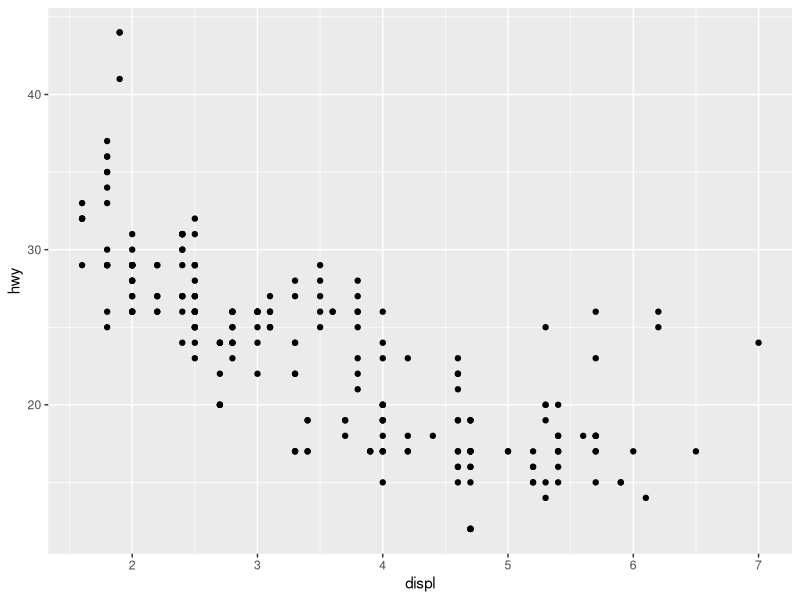
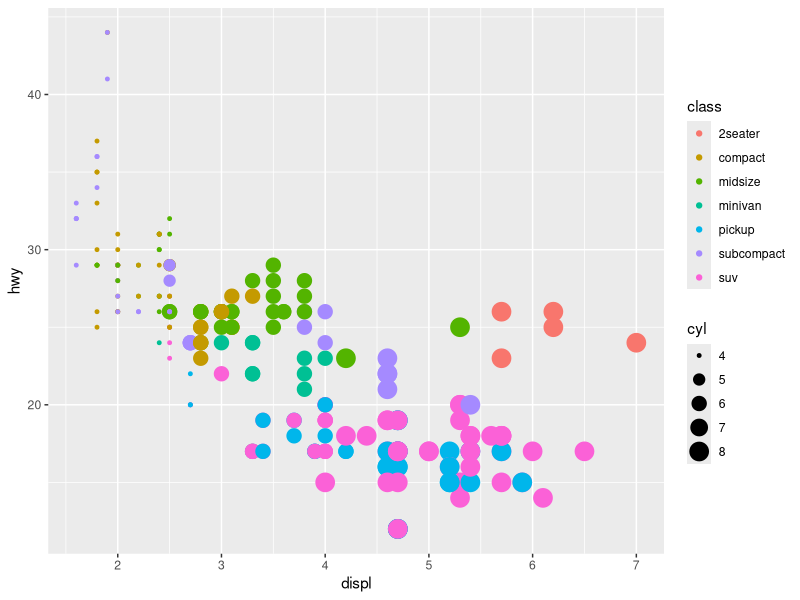
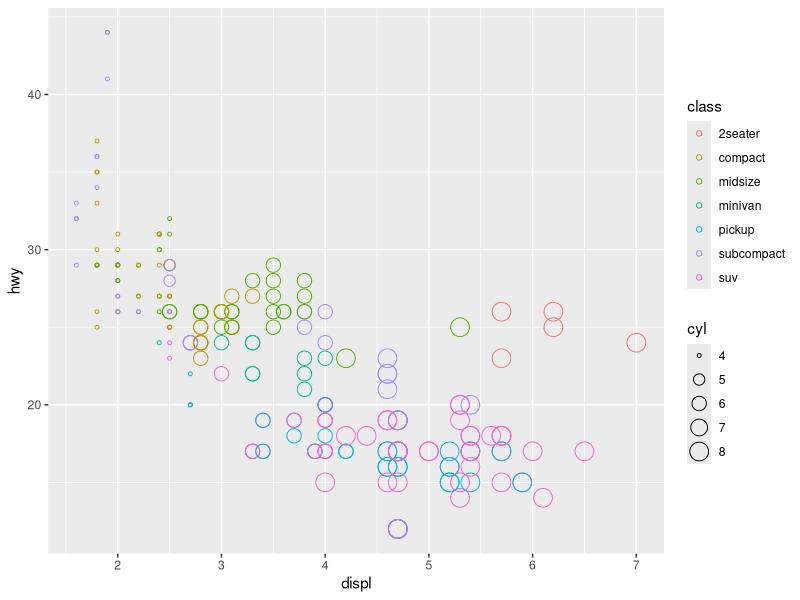
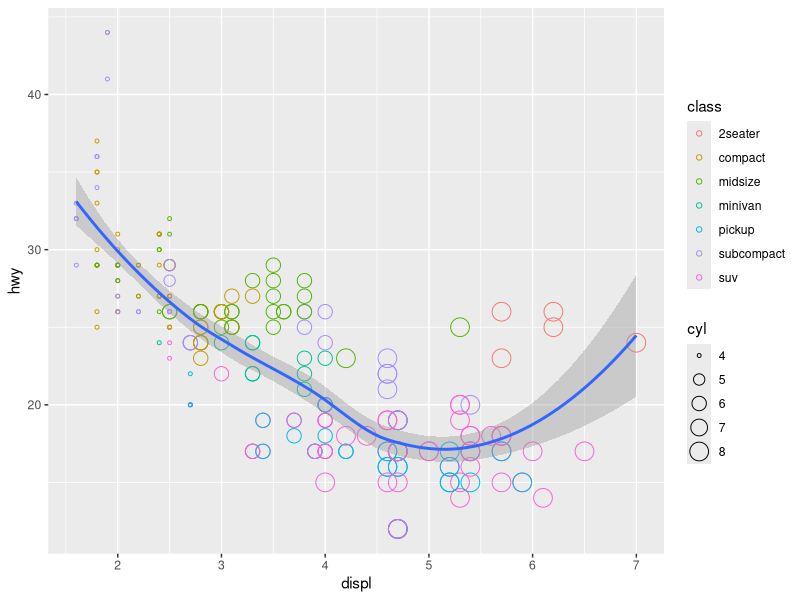
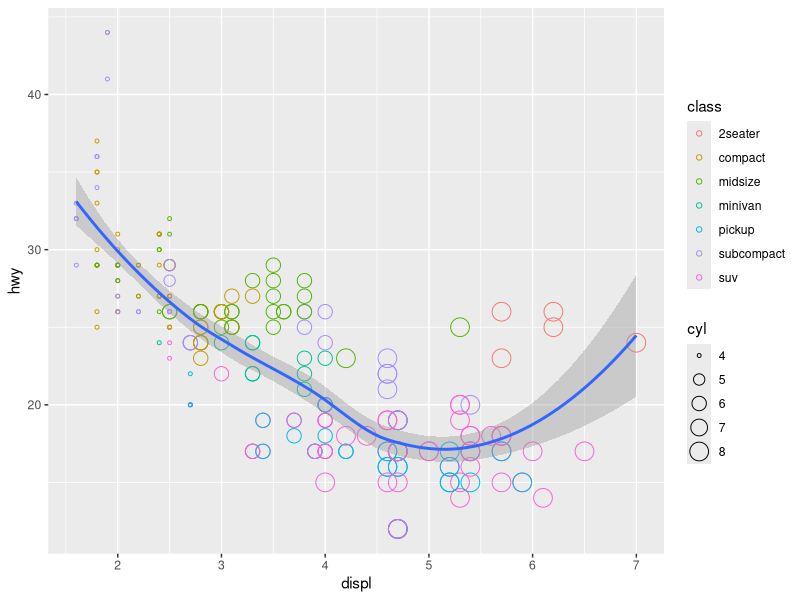
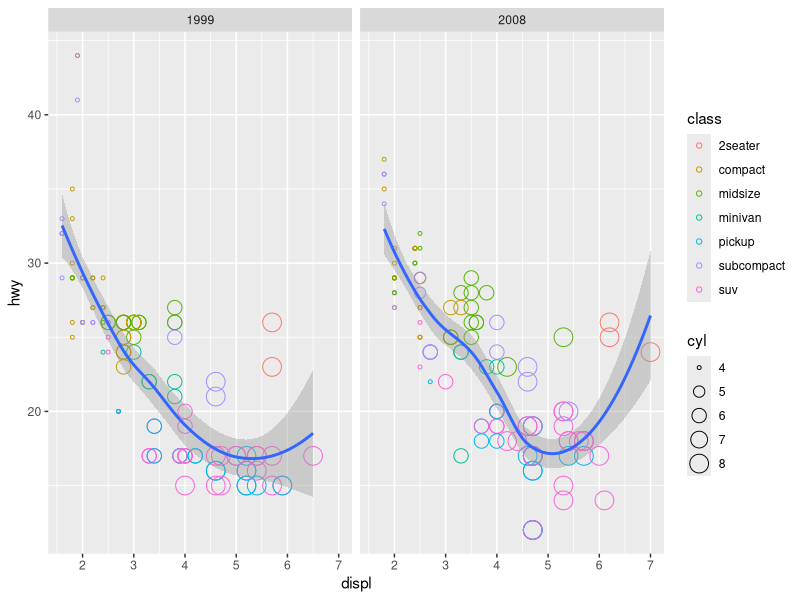
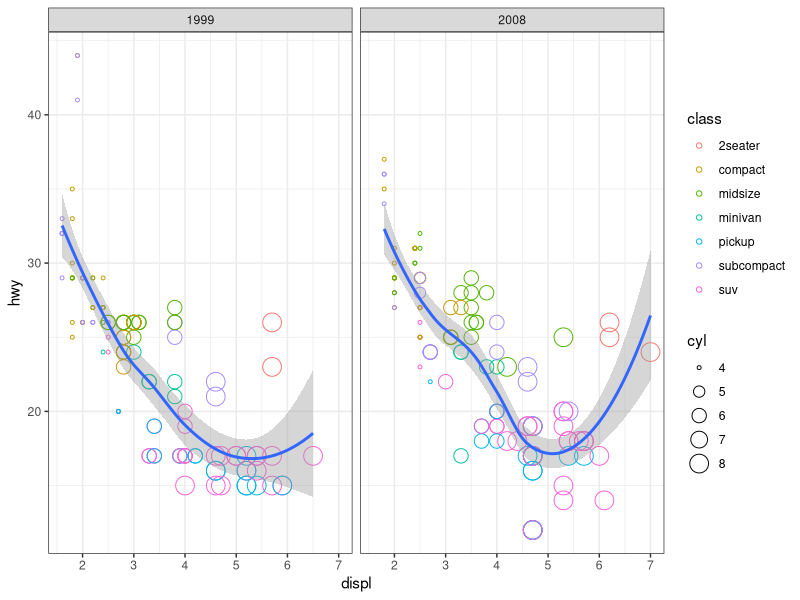
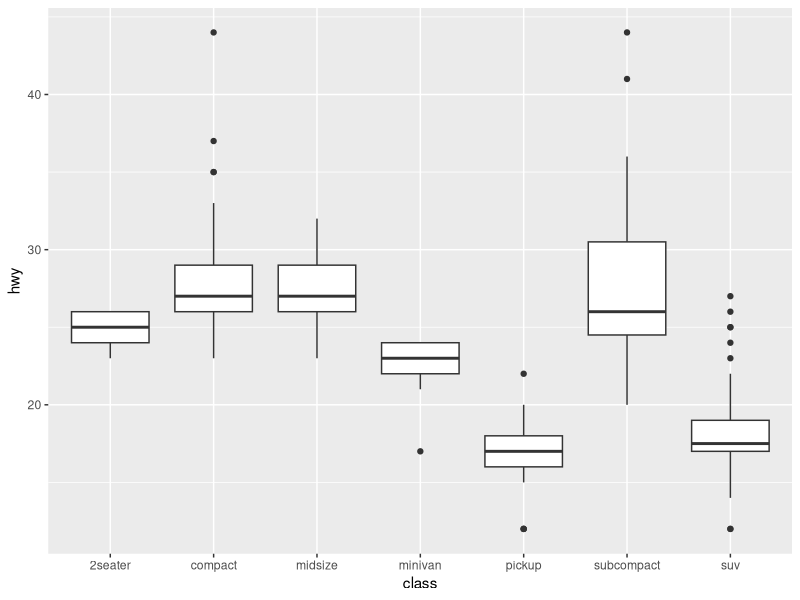

Write R code to recreate these figures, in order.
#### Data Visualization with ggplot #####

#load packages
library(tidyverse)

#Basic Structure of ggplot command
#ggplot(data = <DATA>) +  ## Telling R you are using ggplot, Telling object name where data is stored
#<GEOM_FUNCTION>(         ## Adding layer for type of ggplot
# mapping = aes(<MAPPINGS>), ## Specifying variables
  # stat = <STAT>,        ## Perform statistical transformation
 # position = <POSITION>  ## Perform a position adjustment
#) +
 # <COORDINATE_FUNCTION> + ## Change default coordinate system
 # <FACET_FUNCTION> +     ## Make faceted graph
 # <THEME_FUNCTION>       ## Change style of graph


# Inspect our data frame
## A few ways to do this:

#type name of data frame
cars
# View()
View(mpg)
# head() and tail()
head(mpg)
tail(mpg)
# ?

# str(), is(), dim(), colnames(), summary()
str(mpg)

## Simple Scatter plot
ggplot(data=mpg) +
  geom_point(mapping= aes(x=displ, y=hwy))

## Make size of points correspond to number of cylinders, and color correspond to type of car
ggplot(data = mpg) + 
  geom_point(mapping = aes(x=displ, y=hwy, color=class, size=cyl))

## Change the shape of the points
ggplot(data = mpg) + 
  geom_point(mapping = aes(x=displ, y=hwy, color=class, size=cyl), shape=1)

# Overlay two geometric objects (smoothing line)
ggplot(data = mpg) + 
  geom_point(mapping = aes(x=displ, y=hwy, color=class, size=cyl), shape=1) +
  geom_smooth(mapping = aes(x=displ, y=hwy))

#We can move the variables to the ggplot argument so we don't have to type them twice
ggplot(data = mpg, mapping = aes(x=displ, y=hwy)) + 
  geom_point(mapping = aes(color=class, size=cyl), shape=1) +
  geom_smooth()

#Display different year in different facets
ggplot(data = mpg, mapping = aes(x=displ, y=hwy)) + 
  geom_point(mapping = aes(color=class, size=cyl), shape=1) +
  geom_smooth() +
  facet_wrap(~year, nrow=1)

#Adjust figure size using chunk option in RMarkdown (I'm currently in a script so I will skip)
#Would use fig.height and fig.width

#Change the theme of the graph
ggplot(data = mpg, mapping = aes(x=displ, y=hwy)) + 
  geom_point(mapping = aes(color=class, size=cyl), shape=1) +
  geom_smooth() +
  facet_wrap(~year, nrow=1) +
  theme_bw()

####Important Arguments and Functions to Know ####
## Geometries

#geom_point

#geom_boxplot
ggplot(data = mpg) +
  geom_boxplot(mapping = aes(x=class, y=hwy))

#geom_bar
ggplot(mpg) +
  geom_bar(aes(x=class))

#geom_histogram
ggplot(mpg) +
  geom_histogram(aes(x=hwy))

#geom_density
ggplot(mpg) +
  geom_density(aes(x=hwy))

#geom_smooth (displayed linearly, and w/o confidence interval)
ggplot(mpg, aes(x=displ, y=hwy))+
  geom_point() +
  geom_smooth(method="lm", se=F)

#geom_text (with cyl as the label)
ggplot(mpg, aes(x=displ, y=hwy))+
  geom_text(aes(label=cyl))

#geom_label (model as the label but only label points with hwy > 40)
ggplot(mpg)+
  geom_point(aes(x=displ, y=hwy)) +
  geom_label(data=filter(mpg, hwy>40), mapping = aes(label=model, y=hwy, x=displ+0.8))

#geom_line (change in mean hwy for each car model over time, grouped by model, colored by class, faceted by manufacturer)
group_by(mpg, manufacturer, year, class, model) %>%
  summarize(mean_hwy=mean(hwy)) %>%
  ggplot(aes(x=year, y=mean_hwy, color=class, group=model)) +
  geom_point() +
  geom_line() +
  facet_wrap(~manufacturer)


## Aesthetics 
# x,y, size, label, group, color, fill, alpha, shape, line_type

#plot hwy distribution with geom_density, color by drv
ggplot(mpg) +
  geom_density(aes(color=drv, x=hwy))

#fill by drv
ggplot(mpg) +
  geom_density(aes(fill=drv, x=hwy))

#change transparency with alpha
#plot hwy distribution with geom_density, fill by drv, set alpha to 0.5)
ggplot(mpg) +
  geom_density(aes(fill=drv, x=hwy), alpha=0.5)

#use shape and line_type
#hwy vs. displ, geom_point and geom_line, map drv to color, shape, linetype
ggplot(mpg, aes(x=displ, y=hwy, color=drv, shape=drv)) +
  geom_point()+
  geom_smooth(aes(linetype=drv))


## Facet
#facet_wrap, facet_grid

#hwy vs. displ. faceted by cyl and drv
ggplot(mpg, aes(x=displ, y=hwy)) +
  geom_point() +
  facet_grid(drv~cyl)
